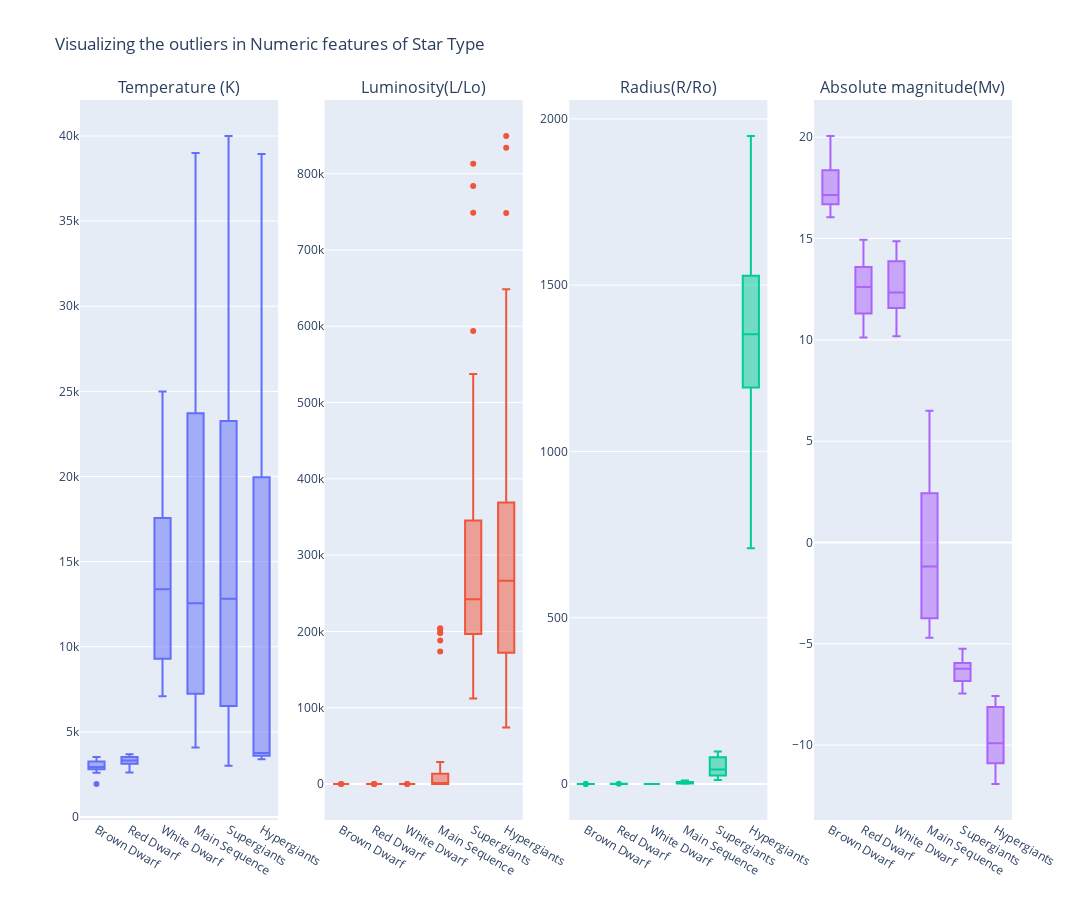

The cell this chart's notebook holds for it:
### Code cell
# Assuming star_df is your DataFrame and base_dir is defined
# Set up the subplot framework
fig = make_subplots(rows=1, cols=4, subplot_titles=star_df.columns[:4])

# Loop over the numeric features to create a box plot for each, grouped by 'Star type'
for i, column in enumerate(star_df.columns[:4], start=1):
    fig.add_trace(
        go.Box(x=star_df['Star type label'], y=star_df[column], name=column),
        row=1, col=i
    )

# Update layout to adjust the appearance
fig.update_layout(
    title_text="Visualizing the outliers in Numeric features of Star Type",
    showlegend=False,
    width=1800,  # Approximate size to match your Matplotlib figure
    height=900,
    
)

fig.show()

fig.write_image(base_dir + 'boxplot_star_type_plotly.png')  # Requires Orca and psutil

# Alternatively, you can save it as an HTML file which can be opened in a browser and manually saved as PNG.
fig.write_html(base_dir + 'boxplot_star_type_plotly.html')

### Figure 1 — Plotly figure (JSON) as saved in the notebook; plotly's stock layout.template omitted (floating-point values rounded to 4 significant figures; data arrays with more than 128 entries replaced by an {"elided": "..."} marker saying what was removed)
{"data": [{"name": "Temperature (K)", "type": "box", "x": {"elided": "240 str values"}, "xaxis": "x", "y": {"elided": "240 int values"}, "yaxis": "y"}, {"name": "Luminosity(L/Lo)", "type": "box", "x": {"elided": "240 str values"}, "xaxis": "x2", "y": {"elided": "240 float values"}, "yaxis": "y2"}, {"name": "Radius(R/Ro)", "type": "box", "x": {"elided": "240 str values"}, "xaxis": "x3", "y": {"elided": "240 float values"}, "yaxis": "y3"}, {"name": "Absolute magnitude(Mv)", "type": "box", "x": {"elided": "240 str values"}, "xaxis": "x4", "y": {"elided": "240 float values"}, "yaxis": "y4"}], "layout": {"annotations": [{"font": {"size": 16}, "showarrow": false, "text": "Temperature (K)", "x": 0.1062, "xanchor": "center", "xref": "paper", "y": 1, "yanchor": "bottom", "yref": "paper"}, {"font": {"size": 16}, "showarrow": false, "text": "Luminosity(L/Lo)", "x": 0.3688, "xanchor": "center", "xref": "paper", "y": 1, "yanchor": "bottom", "yref": "paper"}, {"font": {"size": 16}, "showarrow": false, "text": "Radius(R/Ro)", "x": 0.6313, "xanchor": "center", "xref": "paper", "y": 1, "yanchor": "bottom", "yref": "paper"}, {"font": {"size": 16}, "showarrow": false, "text": "Absolute magnitude(Mv)", "x": 0.8938, "xanchor": "center", "xref": "paper", "y": 1, "yanchor": "bottom", "yref": "paper"}], "height": 900, "showlegend": false, "title": {"text": "Visualizing the outliers in Numeric features of Star Type"}, "width": 1800, "xaxis": {"anchor": "y", "domain": [0, 0.2125]}, "xaxis2": {"anchor": "y2", "domain": [0.2625, 0.475]}, "xaxis3": {"anchor": "y3", "domain": [0.525, 0.7375]}, "xaxis4": {"anchor": "y4", "domain": [0.7875, 1]}, "yaxis": {"anchor": "x", "domain": [0, 1]}, "yaxis2": {"anchor": "x2", "domain": [0, 1]}, "yaxis3": {"anchor": "x3", "domain": [0, 1]}, "yaxis4": {"anchor": "x4", "domain": [0, 1]}}}
